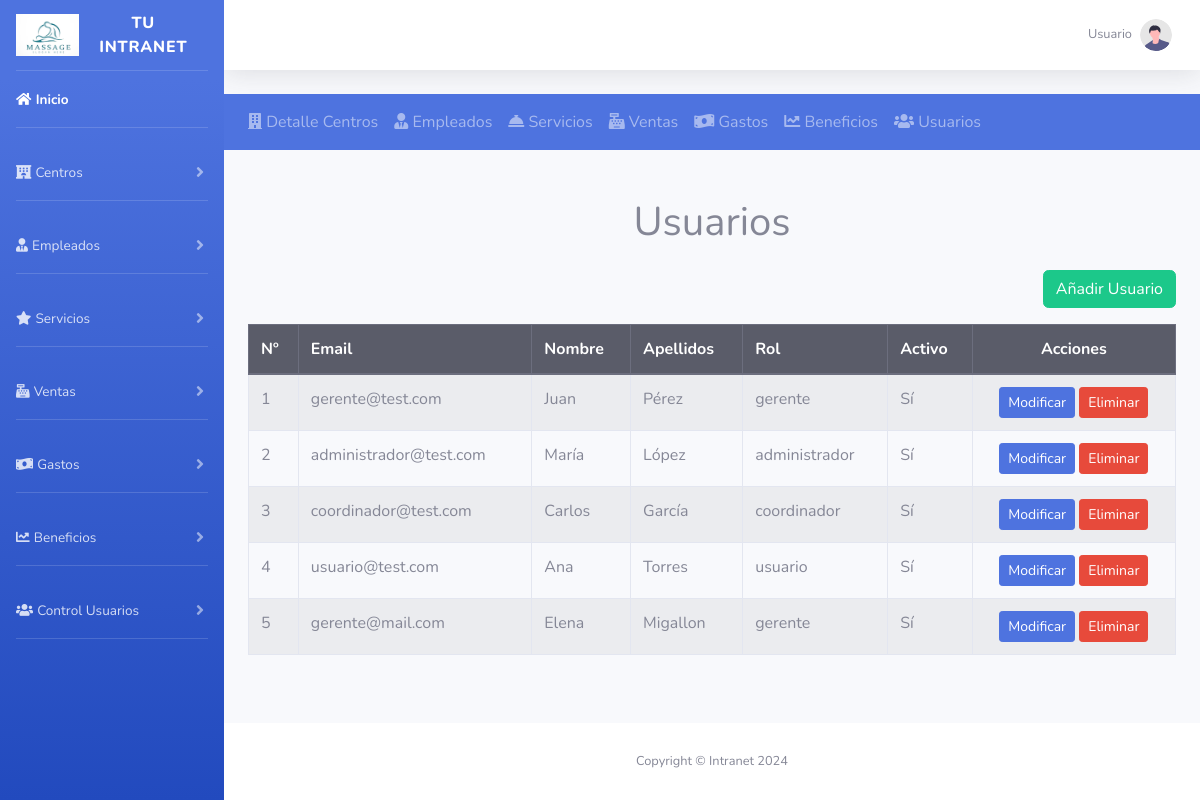
/index_usuarios.php (signed in), run on the app's committed database.
### tables this page shows
CREATE TABLE `usuarios` (
  `email` varchar(255) NOT NULL,
  `password` varchar(255) NOT NULL,
  `rol` enum('gerente','administrador','coordinador','usuario') NOT NULL,
  `activo` tinyint(1) NOT NULL DEFAULT '1',
  PRIMARY KEY (`email`)
);

CREATE TABLE `trabajadores` (
  `id` int NOT NULL AUTO_INCREMENT,
  `nombre` varchar(150) NOT NULL,
  `apellidos` varchar(255) DEFAULT NULL,
  `e_mail` varchar(255) NOT NULL,
  `telefono` varchar(9) DEFAULT NULL,
  `salario` decimal(10,2) DEFAULT NULL,
  `id_centro` int NOT NULL,
  PRIMARY KEY (`id`),
  UNIQUE KEY `e_mail_UNIQUE` (`e_mail`),
  KEY `IDX_CF4C0B49A9B48B80` (`id_centro`),
  CONSTRAINT `FK_CF4C0B49A9B48B80` FOREIGN KEY (`id_centro`) REFERENCES `centros` (`id`)
);

### app/controladores/UsuariosControlador.php (called while the page is built, shortened)
<?php
class UsuariosControlador {
    private $usuarioModelo;
    public function __construct() {
        try {
            $this->usuarioModelo = new UsuariosModelo(Conexion::obtenerConexion());
        } catch (\Exception $e) {
            error_log("Error al inicializar el modelo: " . $e->getMessage());
            die("Error al conectar con la base de datos.");
        }
    }
    public function index() {
        try {
            $usuarios = $this->usuarioModelo->obtenerUsuarios();
            require_once __DIR__ . '/../vistas/usuarios/mostrar_usuarios.php';
        } catch (\Exception $e) {
            error_log("Error al obtener usuarios: " . $e->getMessage());
            echo "Error al cargar la lista de usuarios.";
        }
    }
}

### app/config/conexion.php (called while the page is built, shortened)
<?php
class Conexion{
public static function obtenerConexion()
{
    require __DIR__ . '/config.php';
    try {
        $dbConexion = new \PDO(
            "mysql:host=$host;dbname=$dbname;charset=utf8",
            $user,
            $password,
            [
                \PDO::ATTR_ERRMODE => \PDO::ERRMODE_EXCEPTION,
                \PDO::ATTR_DEFAULT_FETCH_MODE => \PDO::FETCH_ASSOC,
                \PDO::ATTR_EMULATE_PREPARES => false,
            ]
        );
        return $dbConexion;
    } catch (\PDOException $e) {
        error_log("Error de conexión: Línea" . $e->getLine() . " - Mensaje: " . $e->getMessage());
        die("Error al conectar a la base de datos");
    }
}
}

### app/modelos/UsuariosModelo.php (called while the page is built, shortened)
<?php
class UsuariosModelo
{
    private $db;
    public function __construct($dbConexion)
    {
        $this->db = $dbConexion;
    }
    public function obtenerUsuarios() {
        try {
            $sql = "SELECT u.email, u.rol, u.activo, t.nombre AS nombre, t.apellidos AS apellidos
                    FROM usuarios u
                    INNER JOIN trabajadores t ON u.email = t.e_mail";
            $stm = $this->db->prepare($sql);
            $resultado = $stm->execute();
            return $stm->fetchAll(\PDO::FETCH_ASSOC);
        } catch (\Exception $e) {
            error_log("Error en obtenerUsuarios: " . $e->getMessage());
            return [];
        }
    }
}

### app/vistas/usuarios/mostrar_usuarios.php (the view, shortened to what this page needs)
<?php
include __DIR__ . '/../../../plantillas/cabecera.php';
include __DIR__ . '/../../../plantillas/barra_navegacion.php';
$contador = 1;
?>
<div class="container mt-5 embed-responsive">
    <h1 class="text-center mb-4">Usuarios</h1>
    <div class="text-right mb-3">
        <a href="/public/index_usuarios.php?accion=crear" class="btn btn-success">Añadir Usuario</a>
    </div>
    <?php if (!empty($usuarios)) : ?>
        <table class="table table-striped table-bordered">
            <thead class="thead-dark">
                <tr>
                    <th>Nº</th>
                    <th>Email</th>
                    <th>Nombre</th>
                    <th>Apellidos</th>
                    <th>Rol</th>
                    <th>Activo</th>
                    <th class="text-center">Acciones</th>
                </tr>
            </thead>
            <tbody>
                <?php foreach ($usuarios as $usuario): ?>
                    <tr>
                        <td><?= $contador++ ?></td>
                        <td><?= htmlspecialchars($usuario['email']) ?></td>
                        <td><?= htmlspecialchars($usuario['nombre']) ?></td>
                        <td><?= htmlspecialchars($usuario['apellidos']) ?></td>
                        <td><?= htmlspecialchars($usuario['rol']) ?></td>
                        <td><?= $usuario['activo'] ? 'Sí' : 'No' ?></td>
                        <td class="text-center">
                            <form method="GET" action="/public/index_usuarios.php" style="display:inline;">
                                <button type="submit" class="btn btn-primary btn-sm">Modificar</button>
                            </form>
                            <form method="POST" action="/public/index_usuarios.php" style="display:inline;">
                                <button type="submit" class="btn btn-danger btn-sm" onclick="return confirmarEliminacion()">Eliminar</button>
                            </form>
                        </td>
                    </tr>
                <?php endforeach; ?>
            </tbody>
        </table>
    <?php else : ?>
        <p class="text-center">No hay usuarios registrados.</p>
    <?php endif; ?>
</div>
<?php
include __DIR__ . '/../../../plantillas/pie.php';
?>

### data on the page
usuarios: email "gerente@test.com", trabajadores.nombre "Juan", trabajadores.apellidos "Pérez", rol "gerente", activo "Sí"
usuarios: email "administrador@test.com", trabajadores.nombre "María", trabajadores.apellidos "López", rol "administrador", activo "Sí"
usuarios: email "coordinador@test.com", trabajadores.nombre "Carlos", trabajadores.apellidos "García", rol "coordinador", activo "Sí"
usuarios: email "usuario@test.com", trabajadores.nombre "Ana", trabajadores.apellidos "Torres", rol "usuario", activo "Sí"
usuarios: email "gerente@mail.com", trabajadores.nombre "Elena", trabajadores.apellidos "Migallon", rol "gerente", activo "Sí"
